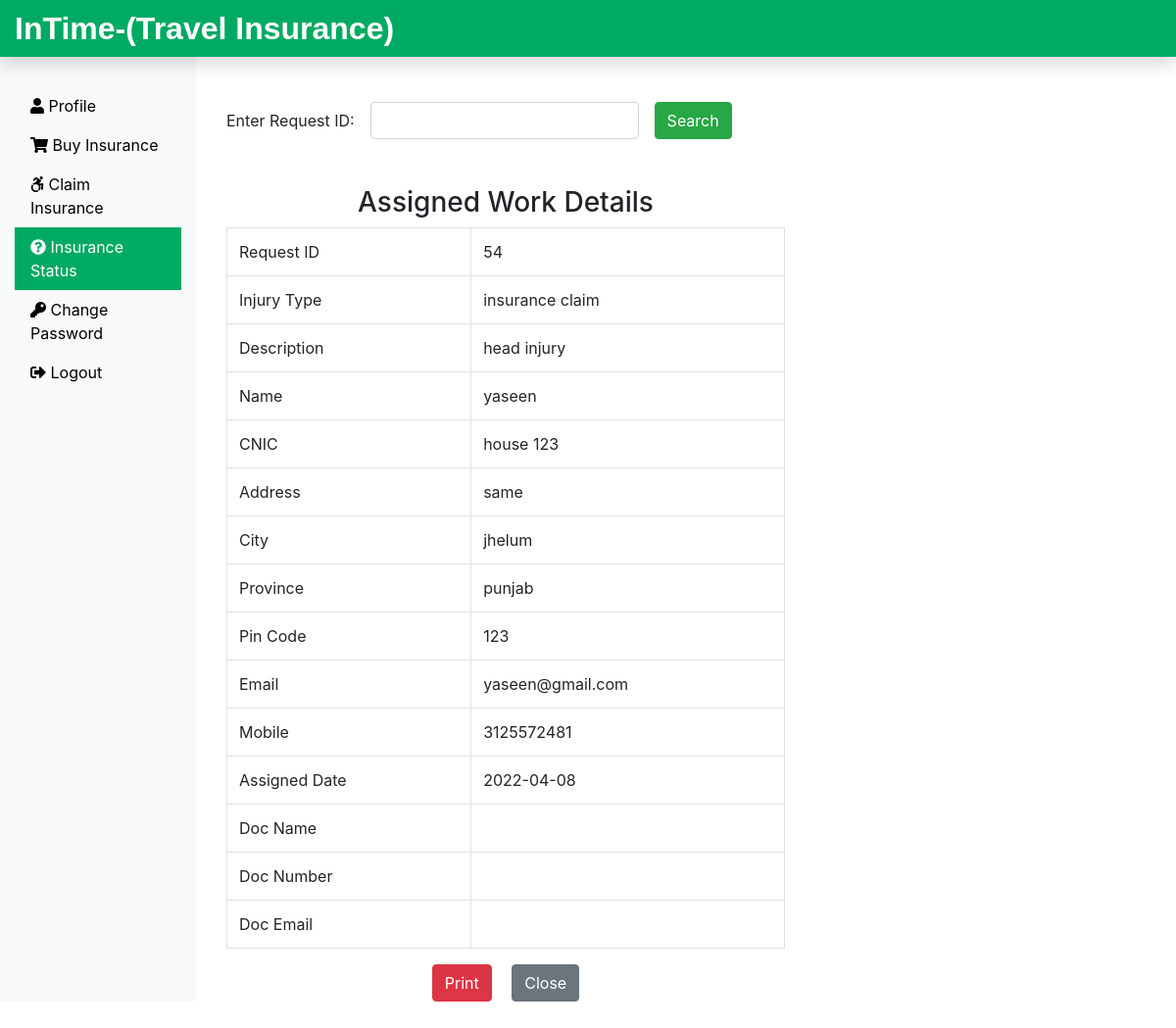
The page /intime/Requester/CheckStatus.php?checkid=54 (signed in) on the database its author committed.
### tables this page shows
CREATE TABLE `assignwork_tb` (
  `rno` int(11) NOT NULL,
  `request_id` int(11) NOT NULL,
  `request_info` text NOT NULL,
  `request_desc` text NOT NULL,
  `requester_name` varchar(60) NOT NULL,
  `requester_add1` text NOT NULL,
  `requester_add2` text NOT NULL,
  `requester_city` varchar(60) NOT NULL,
  `requester_state` varchar(60) NOT NULL,
  `requester_zip` int(11) NOT NULL,
  `requester_email` varchar(60) NOT NULL,
  `requester_mobile` bigint(11) NOT NULL,
  `assign_tech` varchar(60) NOT NULL,
  `assign_date` date NOT NULL
);

### intime/Requester/CheckStatus.php (the view, shortened to what this page needs)
<?php
include('includes/header.php');
include('../dbConnection.php');
?>
<div class="col-sm-6 mt-5  mx-3">
  <form action="" class="mt-3 form-inline d-print-none">
    <div class="form-group mr-3">
      <label for="checkid">Enter Request ID: </label>
      <input type="text" class="form-control ml-3" id="checkid" name="checkid" onkeypress="isInputNumber(event)">
    </div>
    <button type="submit" class="btn btn-success">Search</button>
  </form>
  <?php
  if(isset($_REQUEST['checkid'])){
    $sql = "SELECT * FROM assignwork_tb WHERE request_id = {$_REQUEST['checkid']}";
    $result = $conn->query($sql);
    $row = $result->fetch_assoc();
    if(($row['request_id']) == $_REQUEST['checkid']){ ?>
  <h3 class="text-center mt-5">Assigned Work Details</h3>
  <table class="table table-bordered">
    <tbody>
      <tr>
        <td>Request ID</td>
        <td>
          <?php if(isset($row['request_id'])) {echo $row['request_id']; } ?>
        </td>
      </tr>
      <tr>
        <td>Injury Type</td>
        <td>
          <?php if(isset($row['request_info'])) {echo $row['request_info']; } ?>
        </td>
      </tr>
      <tr>
        <td>Description</td>
        <td>
          <?php if(isset($row['request_desc'])) {echo $row['request_desc']; } ?>
        </td>
      </tr>
      <tr>
        <td>Name</td>
        <td>
          <?php if(isset($row['requester_name'])) {echo $row['requester_name']; } ?>
        </td>
      </tr>
      <tr>
        <td>CNIC</td>
        <td>
          <?php if(isset($row['requester_add1'])) {echo $row['requester_add1']; } ?>
        </td>
      </tr>
      <tr>
        <td>Address</td>
        <td>
          <?php if(isset($row['requester_add2'])) {echo $row['requester_add2']; } ?>
        </td>
      </tr>
      <tr>
        <td>City</td>
        <td>
          <?php if(isset($row['requester_city'])) {echo $row['requester_city']; } ?>
        </td>
      </tr>
      <tr>
        <td>Province</td>
        <td>
          <?php if(isset($row['requester_state'])) {echo $row['requester_state']; } ?>
        </td>
      </tr>
      <tr>
        <td>Pin Code</td>
        <td>
          <?php if(isset($row['requester_zip'])) {echo $row['requester_zip']; } ?>
        </td>
      </tr>
      <tr>
        <td>Email</td>
        <td>
          <?php if(isset($row['requester_email'])) {echo $row['requester_email']; } ?>
        </td>
      </tr>
      <tr>
        <td>Mobile</td>
        <td>
          <?php if(isset($row['requester_mobile'])) {echo $row['requester_mobile']; } ?>
        </td>
      </tr>
      <tr>
        <td>Assigned Date</td>
        <td>
          <?php if(isset($row['assign_date'])) {echo $row['assign_date']; } ?>
        </td>
      </tr>
      <tr>
        <td>Doc Name</td>
        <td>
        </td>
      </tr>
      <tr>
        <td>Doc Number</td>
        <td>
        </td>
      </tr>
      <tr>
        <td>Doc Email</td>
        <td>
        </td>
      </tr>
    </tbody>
  </table>
  <div class="text-center">
    <form class="d-print-none d-inline mr-3"><input class="btn btn-danger" type="submit" value="Print" onClick="window.print()"></form>
    <form class="d-print-none d-inline" action="CheckStatus.php"><input class="btn btn-secondary" type="submit" value="Close"></form>
  </div>
  <?php } else {
      echo '<div class="alert alert-dark mt-4" role="alert">
      Your Request is not Found </div>';
    }
 }
 ?>
</div>
<?php
include('includes/footer.php');
?>

### rows shown on the page
assignwork_tb: request "54", request_info "insurance claim", request_desc "head injury", requester_name "yaseen", requester_add1 "house 123", requester_add2 "same", requester_city "jhelum", requester_state "punjab", requester_zip "123", requester_email "yaseen@gmail.com", requester_mobile "3125572481", assign_date "2022-04-08"
